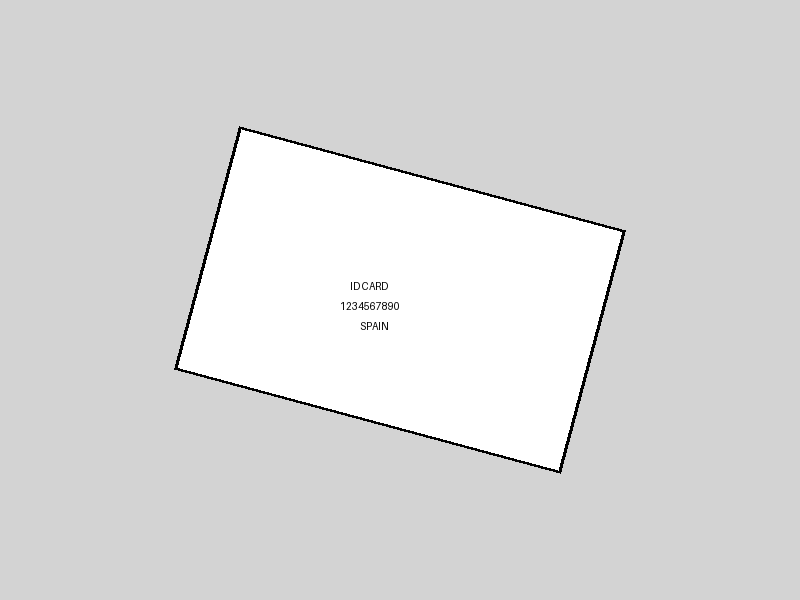
#> input picture test_id_card.png, 800 x 600 px
$ python debug_visual.py   (older library calls are emulated)
#> lines starting #> are read from the running program, lines starting #| are printed output that depends on the picture; after the words box and inside, x2 and y2 are one past the last pixel; in counts of white or black regions, pixels touching at a corner belong together
### src/cropper.py
import cv2, numpy as np, io, os, re
from dataclasses import dataclass
from typing import Optional, Dict, Any, Tuple
from PIL import Image, ImageOps
import pytesseract
from pytesseract import Output
try:
    import imutils
except ImportError:
    imutils = None

ID1_AR = 85.60/53.98  # ~1.586

@dataclass
class Settings:
    ar_tol: float = 0.6           # allowed deviation around ID1_AR before warp (more lenient for perspective)
    ar_tol_after: float = 0.4     # allowed deviation after warp (more lenient after warping)
    min_area_frac: float = 0.05   # quad must occupy >= 5% of image (keeps small IDs while rejecting receipts)
    max_area_frac: float = 0.98   # allow larger cards
    max_side_px: int = 1600       # downscale for speed before edge finding
    target_height: int = 600      # target height for output (width computed by AR)
    jpeg_quality: int = 92
    canny_lo_mult: float = 0.4    # lower threshold for better edge detection
    canny_hi_mult: float = 1.8    # higher threshold for better edge detection
    dilate_iter: int = 2          # more dilation to connect edges
    border_trim: int = 2          # pixels to trim after warp
    debug_mode: bool = False      # enable debug visualization

def _exif_correct(pil_img: Image.Image) -> Image.Image:
    # respect EXIF orientation
    return ImageOps.exif_transpose(pil_img)

def pil_to_bgr(pil_img: Image.Image) -> np.ndarray:
    rgb = np.array(pil_img.convert("RGB"))
    return cv2.cvtColor(rgb, cv2.COLOR_RGB2BGR)

def bgr_to_pil(bgr: np.ndarray) -> Image.Image:
    rgb = cv2.cvtColor(bgr, cv2.COLOR_BGR2RGB)
    return Image.fromarray(rgb)

def order_pts(pts: np.ndarray) -> np.ndarray:
    """
    Deterministic point ordering that guarantees TL-TR-BR-BL order
    regardless of contour detection order. Critical for perspective transform.
    """
    pts = pts.reshape(4, 2)
    s = pts.sum(axis=1)  # sum of x + y coordinates
    d = np.diff(pts, axis=1)[:, 0]  # difference x - y coordinates

    # Top-left: smallest sum (x + y)
    tl = pts[np.argmin(s)]
    # Bottom-right: largest sum (x + y)
    br = pts[np.argmax(s)]
    # Top-right: smallest difference (x - y)
    tr = pts[np.argmin(d)]
    # Bottom-left: largest difference (x - y)
    bl = pts[np.argmax(d)]

    return np.array([tl, tr, br, bl], dtype="float32")

# [259 lines left out: functions find_card_by_color, refine_quad_with_lines, validate_quad_geometry, warp_to_id1_canvas, micro_trim_edges, not called in this run]

def find_card_quad_simple(bgr: np.ndarray, cfg: Settings) -> Optional[Tuple[np.ndarray, float]]:
    """
    Simple, robust card detection - the original working method.
    """
    H, W = bgr.shape[:2]
    scale = cfg.max_side_px / max(H, W)
    img = cv2.resize(bgr, None, fx=scale, fy=scale) if scale < 1 else bgr.copy()
    gray = cv2.cvtColor(img, cv2.COLOR_BGR2GRAY)

    # Apply CLAHE to suppress background texture and enhance card edges
    clahe = cv2.createCLAHE(clipLimit=2.0, tileGridSize=(8, 8))
    gray = clahe.apply(gray)
    gray = cv2.GaussianBlur(gray, (5, 5), 0)

    # Adaptive Canny thresholds - reduced upper bound to minimize background noise
    v = np.median(gray)
    lower = int(max(0, 0.66 * v))
    upper = int(min(255, 1.15 * v))  # Reduced from 1.33 to 1.15 to suppress texture
    edges = cv2.Canny(gray, lower, upper)

    if cfg.dilate_iter > 0:
        edges = cv2.dilate(edges, np.ones((3,3),np.uint8), iterations=cfg.dilate_iter)

    cnts, _ = cv2.findContours(edges, cv2.RETR_EXTERNAL, cv2.CHAIN_APPROX_SIMPLE)
    if not cnts:
        return None

    img_area = img.shape[0] * img.shape[1]
    candidates = []

    # Try approxPolyDP method first (original working approach)
    for cnt in cnts:
        peri = cv2.arcLength(cnt, True)
        approx = cv2.approxPolyDP(cnt, 0.02*peri, True)
        if len(approx) == 4 and cv2.isContourConvex(approx):
            area = cv2.contourArea(approx)
            area_frac = area / img_area

            if area_frac > cfg.min_area_frac and area_frac <= cfg.max_area_frac:
                # Calculate aspect ratio
                pts = approx.reshape(4,2).astype("float32")
                pts_o = order_pts(pts)
                wA = np.linalg.norm(pts_o[2]-pts_o[3]); wB = np.linalg.norm(pts_o[1]-pts_o[0])
                hA = np.linalg.norm(pts_o[1]-pts_o[2]); hB = np.linalg.norm(pts_o[0]-pts_o[3])
                w = (wA+wB)/2.0; h = (hA+hB)/2.0
                if h <= 0 or w <= 0: continue
                ar = w/h
                ar_err = abs(ar - ID1_AR) / ID1_AR

                # Stricter aspect ratio filter to reject background rectangles
                if 1.50 < ar < 1.65 and ar_err <= cfg.ar_tol:
                    score = 2.0 * area_frac - 0.6 * ar_err
                    candidates.append((score, pts_o, area_frac))

    if candidates:
        best_score, best_pts, best_area_frac = max(candidates, key=lambda x: x[0])
        # Scale back to original image coordinates
        scaled_pts = best_pts / scale
        return scaled_pts.astype("float32"), best_score

    return None

def find_card_quad_advanced(bgr: np.ndarray, cfg: Settings) -> Optional[Tuple[np.ndarray, float]]:
    """
    Advanced card detection with CLAHE and minAreaRect - for difficult cases.
    """
    H, W = bgr.shape[:2]
    scale = cfg.max_side_px / max(H, W)
    img = cv2.resize(bgr, None, fx=scale, fy=scale) if scale < 1 else bgr.copy()

    # CLAHE preprocessing on L channel for textured backgrounds
    lab = cv2.cvtColor(img, cv2.COLOR_BGR2LAB)
    l_channel = lab[:, :, 0]

    # Apply CLAHE (Contrast Limited Adaptive Histogram Equalization)
    clahe = cv2.createCLAHE(clipLimit=2.0, tileGridSize=(8, 8))
    l_channel = clahe.apply(l_channel)

    # Convert back to grayscale for edge detection
    gray = l_channel
    gray = cv2.GaussianBlur(gray, (5, 5), 0)

    # Adaptive Canny thresholds based on median
    v = np.median(gray)
    lower = int(max(0, 0.66 * v))
    upper = int(min(255, 1.33 * v))
    edges = cv2.Canny(gray, lower, upper)
    if cfg.dilate_iter > 0:
        edges = cv2.dilate(edges, np.ones((3,3),np.uint8), iterations=cfg.dilate_iter)

    cnts, _ = cv2.findContours(edges, cv2.RETR_EXTERNAL, cv2.CHAIN_APPROX_SIMPLE)
    if not cnts:
        return None

    img_area = img.shape[0] * img.shape[1]
    candidates = []

    # Score candidates using minAreaRect for better rotated rectangle handling
    for cnt in cnts:
        area = cv2.contourArea(cnt)
        if area < cfg.min_area_frac * img_area:
            continue

        # Get minimum area rectangle (handles rotation better)
        rect = cv2.minAreaRect(cnt)
        box = cv2.boxPoints(rect)
        box_area = cv2.contourArea(box)

        if box_area <= 0:
            continue

        # Calculate aspect ratio from rotated rectangle
        (_, _), (w, h), angle = rect
        ar = max(w, h) / min(w, h) if min(w, h) > 0 else 0

        # Handle both landscape and portrait orientations
        # Spanish ID cards are typically landscape (1.586), but check both orientations
        ar_error_landscape = abs(ar - ID1_AR) / ID1_AR
        ar_error_portrait = abs(ar - (1/ID1_AR)) / (1/ID1_AR)
        ar_error = min(ar_error_landscape, ar_error_portrait)

        # Score based on multiple factors
        area_frac = area / img_area
        rectangularity = area / box_area  # How rectangular is the contour

        # Additional scoring factors to avoid background patches
        # 1. Border distance penalty (avoid edge-touching candidates)
        box_center_x = np.mean(box[:, 0])
        box_center_y = np.mean(box[:, 1])
        border_dist = min(box_center_x, box_center_y,
                         img.shape[1] - box_center_x, img.shape[0] - box_center_y)
        border_penalty = max(0, 1.0 - border_dist / (min(img.shape[:2]) * 0.1))

        # 2. Brightness uniformity (cards are more uniform than textured backgrounds)
        mask = np.zeros(img.shape[:2], dtype=np.uint8)
        cv2.fillPoly(mask, [box.astype(np.int32)], 255)
        roi_pixels = cv2.cvtColor(img, cv2.COLOR_BGR2GRAY)[mask > 0]
        brightness_std = np.std(roi_pixels) if len(roi_pixels) > 0 else 255
        uniformity_score = max(0, 1.0 - brightness_std / 128.0)  # Lower std = higher score

        # Composite score: prefer large, rectangular, ID-1 aspect ratio, uniform, centered
        score = (
            2.0 * area_frac +           # Size importance
            1.5 * rectangularity +      # Shape regularity (increased weight)
            -1.0 * ar_error +           # Aspect ratio closeness
            0.8 * uniformity_score +    # Brightness uniformity (cards vs texture)
            -0.5 * border_penalty       # Penalty for edge-touching candidates
        )

        # Filter candidates
        if (1.4 < ar < 1.8 and                    # Reasonable aspect ratio range
            area_frac > 0.05 and                  # Minimum size
            area_frac <= cfg.max_area_frac and    # Maximum size
            rectangularity > 0.7):               # Must be reasonably rectangular

            candidates.append((score, box, area_frac))

    if candidates:
        # Get best candidate by score
        best_score, best_box, best_area_frac = max(candidates, key=lambda x: x[0])
        # Scale back to original image coordinates
        scaled_box = best_box / scale
        return order_pts(scaled_box.astype("float32")), best_score

    return None

# [180 lines left out: functions find_card_quad_color_assisted, find_card_quad, warp_card, orient_with_osd, not called in this run]

def blur_metric(bgr: np.ndarray) -> float:
    g = cv2.cvtColor(bgr, cv2.COLOR_BGR2GRAY)
    return float(cv2.Laplacian(g, cv2.CV_64F).var())

# [72 lines left out: function process_image_bytes, not called in this run]

### debug_visual.py
#!/usr/bin/env python3
"""
Visual debugging script to understand why card detection is failing.
This will save intermediate images to see exactly where the process breaks down.
"""
import cv2
import numpy as np
from PIL import Image
import os
from src.cropper import Settings, find_card_quad_simple, find_card_quad_advanced, pil_to_bgr, _exif_correct

def debug_card_detection(image_path, output_dir="debug_output"):
    """
    Debug card detection step by step with visual outputs.
    """
#> called with image_path = 'test_id_card.png', output_dir = 'debug_output'
    print(f"🔍 Debugging card detection for: {image_path}")

    # Create output directory
    os.makedirs(output_dir, exist_ok=True)

    # Load image
    pil_img = _exif_correct(Image.open(image_path))
#> in _exif_correct, returned value is the input picture: PIL image 800x600 RGB; min 0, max 255, mean 218.2
    bgr = pil_to_bgr(pil_img)

    print(f"📏 Original image size: {bgr.shape}")
#| 📏 Original image size: (600, 800, 3)

    # Save original
    cv2.imwrite(f"{output_dir}/01_original.jpg", bgr)

    # Test both methods
    cfg = Settings()

    print("\n" + "="*50)
    print("TESTING SIMPLE METHOD")
    print("="*50)

    result_simple = debug_simple_method(bgr, cfg, output_dir)

    print("\n" + "="*50)
    print("TESTING ADVANCED METHOD")
    print("="*50)

    result_advanced = debug_advanced_method(bgr, cfg, output_dir)

    # Summary
    print("\n" + "="*50)
    print("SUMMARY")
    print("="*50)

    if result_simple:
        quad, score = result_simple
        print(f"✅ Simple method: SUCCESS (score: {score:.3f})")
    else:
        print("❌ Simple method: FAILED")

    if result_advanced:
        quad, score = result_advanced
        print(f"✅ Advanced method: SUCCESS (score: {score:.3f})")
    else:
        print("❌ Advanced method: FAILED")

    print(f"\n📁 Debug images saved to: {output_dir}/")

def debug_simple_method(bgr, cfg, output_dir):
    """Debug the simple detection method step by step."""
#> called with output_dir = 'debug_output'
    H, W = bgr.shape[:2]
    scale = cfg.max_side_px / max(H, W)
    img = cv2.resize(bgr, None, fx=scale, fy=scale) if scale < 1 else bgr.copy()

    # Step 1: Grayscale conversion
    gray = cv2.cvtColor(img, cv2.COLOR_BGR2GRAY)
    cv2.imwrite(f"{output_dir}/02_simple_gray.jpg", gray)
    print(f"   Gray image saved: {gray.shape}")
#|    Gray image saved: (600, 800)

    # Step 2: CLAHE preprocessing to suppress background texture
    clahe = cv2.createCLAHE(clipLimit=2.0, tileGridSize=(8, 8))
    gray = clahe.apply(gray)
    cv2.imwrite(f"{output_dir}/02b_simple_clahe.jpg", gray)
    print(f"   CLAHE applied")

    # Step 3: Gaussian blur
    gray = cv2.GaussianBlur(gray, (5, 5), 0)
    cv2.imwrite(f"{output_dir}/03_simple_blur.jpg", gray)

    # Step 4: Adaptive Canny (updated thresholds to match cropper.py)
    v = np.median(gray)
#> v = 212
    lower = int(max(0, 0.66 * v))
#> lower = 139
    upper = int(min(255, 1.15 * v))  # Reduced to suppress background texture
#> upper = 243
    print(f"   Median: {v:.1f}, Canny thresholds: {lower}-{upper}")
#|    Median: 212.0, Canny thresholds: 139-243

    edges = cv2.Canny(gray, lower, upper)
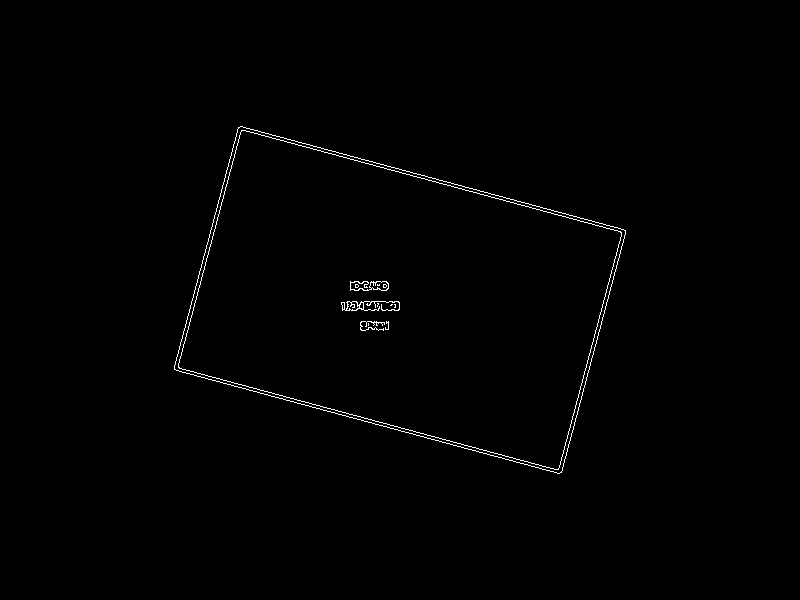
#> edges: shape (600, 800); 0.62% white in thin lines or dots, all inside (x1, y1, x2, y2) = (174, 126, 626, 474)
    cv2.imwrite(f"{output_dir}/04_simple_edges.jpg", edges)
    print(f"   Edge pixels: {np.sum(edges > 0)}")
#|    Edge pixels: 2994

    # Step 4: Dilation
    if cfg.dilate_iter > 0:
        edges = cv2.dilate(edges, np.ones((3,3),np.uint8), iterations=cfg.dilate_iter)
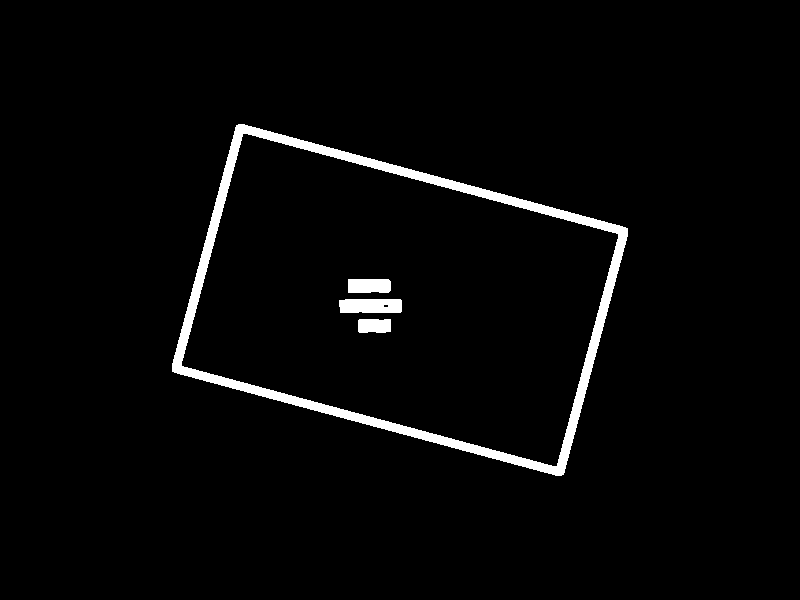
#> edges: shape (600, 800); 2.8% white; 4 white regions
        cv2.imwrite(f"{output_dir}/05_simple_dilated.jpg", edges)

    # Step 5: Find contours
    cnts, _ = cv2.findContours(edges, cv2.RETR_EXTERNAL, cv2.CHAIN_APPROX_SIMPLE)
#> cnts = 1 contour; box (x1, y1, x2, y2) and area: (172, 124, 628, 476) 104400
    print(f"   Found {len(cnts)} contours")
#|    Found 1 contours

    # Visualize all contours
    contour_img = img.copy()
    cv2.drawContours(contour_img, cnts, -1, (0, 255, 0), 2)
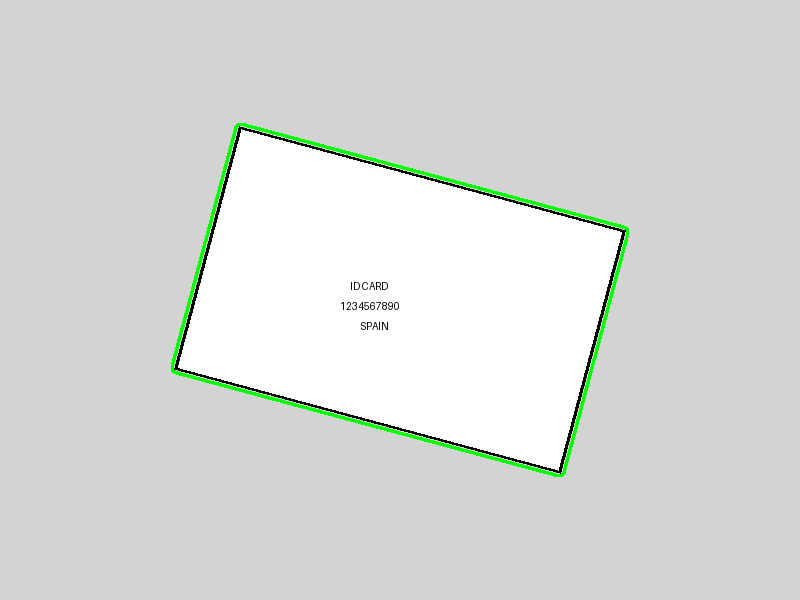
#> contour_img: shape (600, 800, 3); 0.94% of pixels changed, all inside (x1, y1, x2, y2) = (171, 123, 629, 477)
    cv2.imwrite(f"{output_dir}/06_simple_all_contours.jpg", contour_img)

    # Try the actual detection
    result = find_card_quad_simple(bgr, cfg)
#> in find_card_quad_simple, `v = np.median(gray)`: v = 212
#> in find_card_quad_simple, `lower = int(max(0, 0.66 * v))`: lower = 139
#> in find_card_quad_simple, `upper = int(min(255, 1.15 * v))`: upper = 243
#> the loop in find_card_quad_simple, `for cnt in cnts:` made 1 pass
#> (peri, area, area_frac, s in order_pts, d in order_pts, pts_o, wA) on pass 1: (1414, 102778, 0.214, [361, 543, 1037, 855], [-111, 199, -89, -399], [[236, 125], [627, 228], [563, 474], [172, 371]], 404.3)
#> after the loop in find_card_quad_simple, `for cnt in cnts:`: candidates = [(0.426, [[236, 125], [627, 228], [563, 474], [172, 371]], 0.214)]
#> in find_card_quad_simple, `best_score, best_pts, best_area_frac = max(candidates, key=lambda x: x..`: best_score = 0.426; best_pts = [[236, 125], [627, 228], [563, 474], [172, 371]]; best_area_frac = 0.214
#> in find_card_quad_simple, `scaled_pts = best_pts / scale`: scaled_pts = [[118, 62.5], [313.5, 114], [281.5, 237], [86, 185.5]]
#> result = ([[118, 62.5], [313.5, 114], [281.5, 237], [86, 185.5]], 0.426)

    if result:
        quad, score = result
#> quad has the same summary as scaled_pts in find_card_quad_simple; score = 0.426
        # Draw the detected quad
        quad_img = bgr.copy()
        quad_int = quad.astype(np.int32)
#> quad_int = [[118, 62], [313, 114], [281, 237], [86, 185]]
        cv2.polylines(quad_img, [quad_int], True, (0, 0, 255), 3)
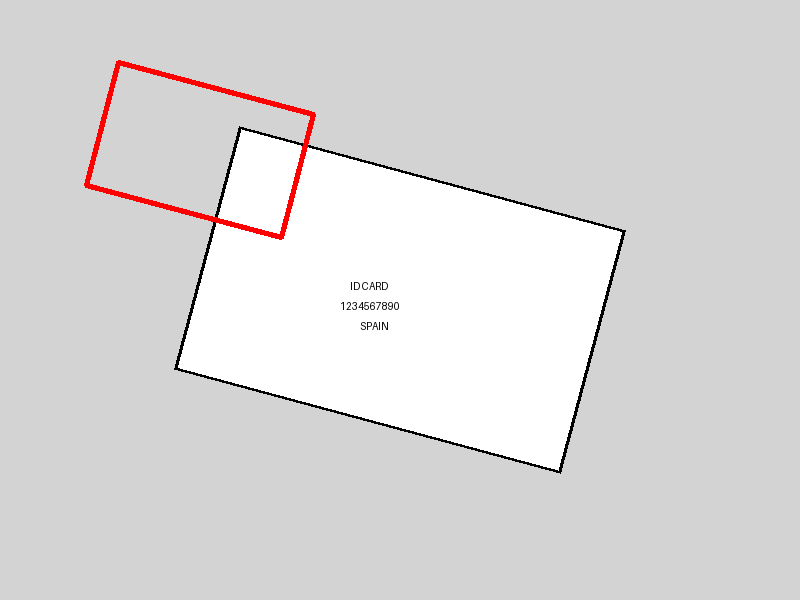
#> quad_img: shape (600, 800, 3); 0.71% of pixels changed, all inside (x1, y1, x2, y2) = (84, 60, 316, 240)
        cv2.imwrite(f"{output_dir}/07_simple_detected_quad.jpg", quad_img)
        print(f"   ✅ Detection successful! Score: {score:.3f}")
#|    ✅ Detection successful! Score: 0.426
    else:
        print(f"   ❌ Detection failed")

    return result

def debug_advanced_method(bgr, cfg, output_dir):
    """Debug the advanced detection method step by step."""
    H, W = bgr.shape[:2]
    scale = cfg.max_side_px / max(H, W)
    img = cv2.resize(bgr, None, fx=scale, fy=scale) if scale < 1 else bgr.copy()

    # Step 1: LAB conversion
    lab = cv2.cvtColor(img, cv2.COLOR_BGR2LAB)
    l_channel = lab[:, :, 0]
    cv2.imwrite(f"{output_dir}/08_advanced_l_channel.jpg", l_channel)
    print(f"   L channel saved: {l_channel.shape}")

    # Step 2: CLAHE
    clahe = cv2.createCLAHE(clipLimit=2.0, tileGridSize=(8, 8))
    l_enhanced = clahe.apply(l_channel)
    cv2.imwrite(f"{output_dir}/09_advanced_clahe.jpg", l_enhanced)
    print(f"   CLAHE applied")

    # Step 3: Blur
    gray = cv2.GaussianBlur(l_enhanced, (5, 5), 0)
    cv2.imwrite(f"{output_dir}/10_advanced_blur.jpg", gray)

    # Step 4: Canny (updated thresholds to match cropper.py)
    v = np.median(gray)
    lower = int(max(0, 0.66 * v))
    upper = int(min(255, 1.15 * v))  # Reduced to suppress background texture
    print(f"   Median: {v:.1f}, Canny thresholds: {lower}-{upper}")

    edges = cv2.Canny(gray, lower, upper)
    cv2.imwrite(f"{output_dir}/11_advanced_edges.jpg", edges)
    print(f"   Edge pixels: {np.sum(edges > 0)}")

    # Step 5: Dilation
    if cfg.dilate_iter > 0:
        edges = cv2.dilate(edges, np.ones((3,3),np.uint8), iterations=cfg.dilate_iter)
        cv2.imwrite(f"{output_dir}/12_advanced_dilated.jpg", edges)

    # Step 6: Find contours
    cnts, _ = cv2.findContours(edges, cv2.RETR_EXTERNAL, cv2.CHAIN_APPROX_SIMPLE)
    print(f"   Found {len(cnts)} contours")

    # Visualize all contours
    contour_img = img.copy()
    cv2.drawContours(contour_img, cnts, -1, (0, 255, 0), 2)
    cv2.imwrite(f"{output_dir}/13_advanced_all_contours.jpg", contour_img)

    # Try the actual detection
    result = find_card_quad_advanced(bgr, cfg)

    if result:
        quad, score = result
        # Draw the detected quad
        quad_img = bgr.copy()
        quad_int = quad.astype(np.int32)
        cv2.polylines(quad_img, [quad_int], True, (0, 0, 255), 3)
        cv2.imwrite(f"{output_dir}/14_advanced_detected_quad.jpg", quad_img)
        print(f"   ✅ Detection successful! Score: {score:.3f}")
    else:
        print(f"   ❌ Detection failed")

    return result

if __name__ == "__main__":
    import sys

    if len(sys.argv) > 1:
        image_path = sys.argv[1]
    else:
        # Use test image
        image_path = "test_id_card.png"

    if not os.path.exists(image_path):
        print(f"❌ Image not found: {image_path}")
        print("Usage: python debug_visual.py <image_path>")
        sys.exit(1)

    debug_card_detection(image_path)
#> in debug_card_detection, `result_simple = debug_simple_method(bgr, cfg, output_dir)`: result_simple has the same summary as result in debug_simple_method
#> (the rest of the program and of its run is left out)
